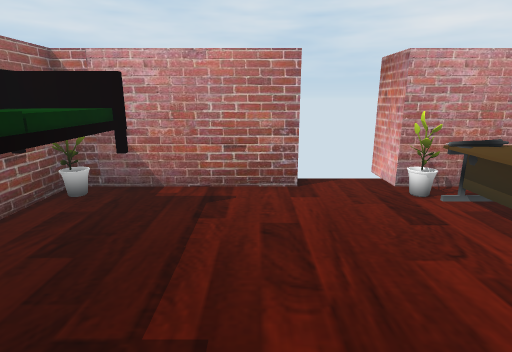
view 1 (above)

16 first-person views from a walk through a Unity game level. The camera is 1.3 m above the floor, tilts 14° down and sees 80° across. The floor is counted in squares, 0.5 m on a side. Each view is taken from the middle of a square. On the plan, view 1 faces up. The plan holds only what a view shows up to about 20 squares ahead; the rest is blank. Some animated figures are left out.

view 2
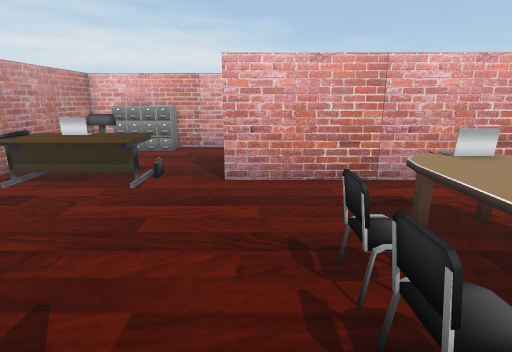

view 3
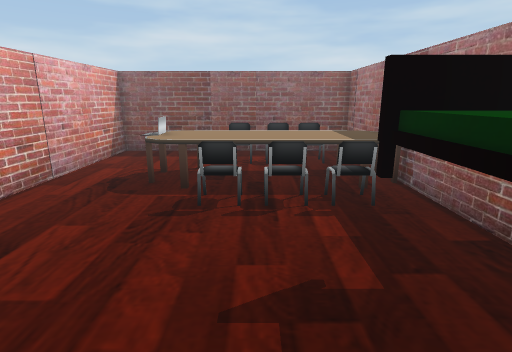

view 4
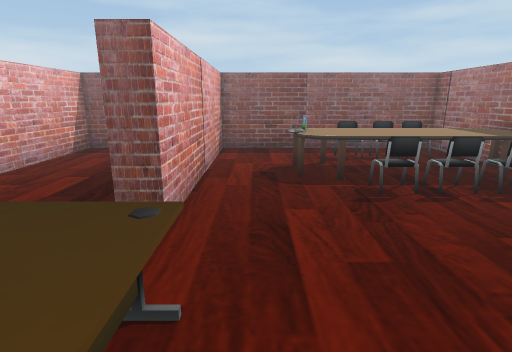

view 5
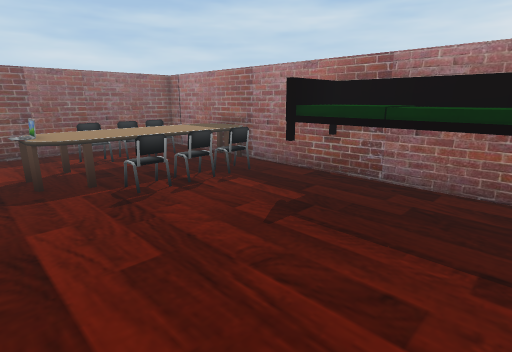

view 6
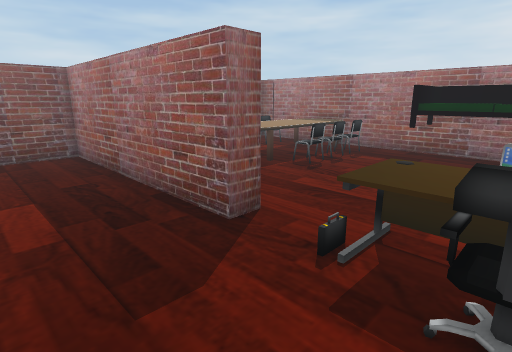

view 7
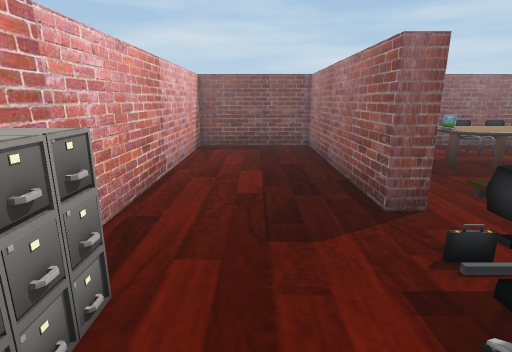

view 8
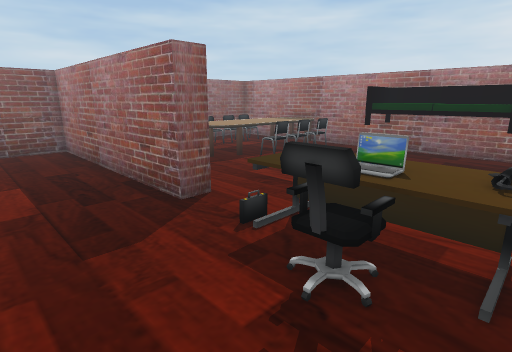

view 9
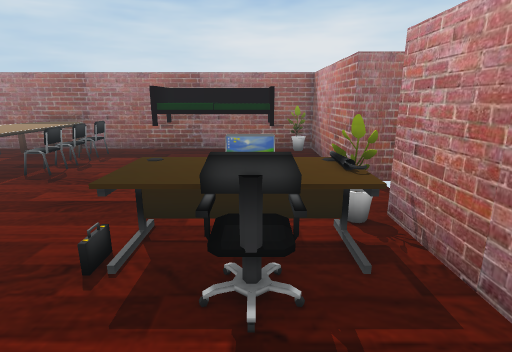

view 10
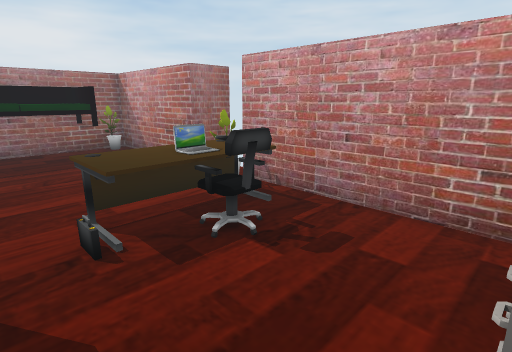

view 11
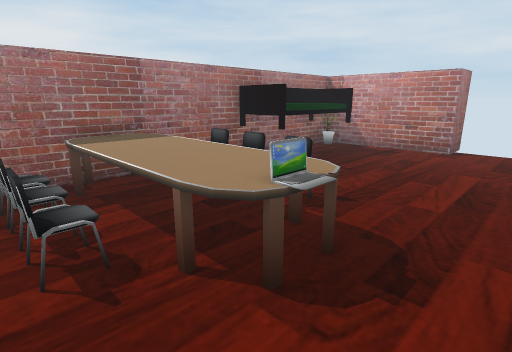

view 12
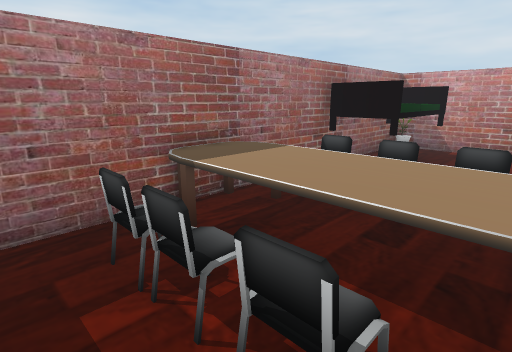

view 13
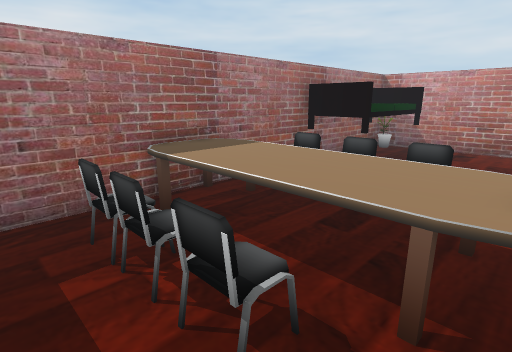

view 14
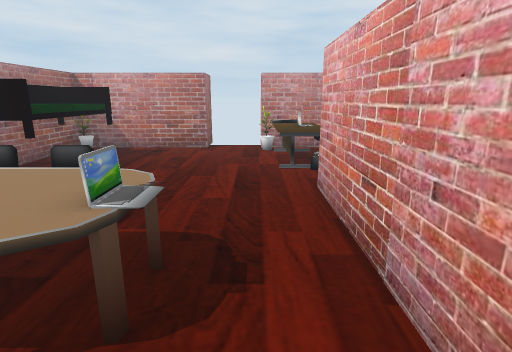

view 15
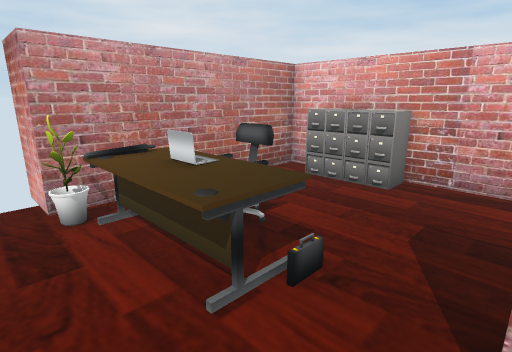

view 16
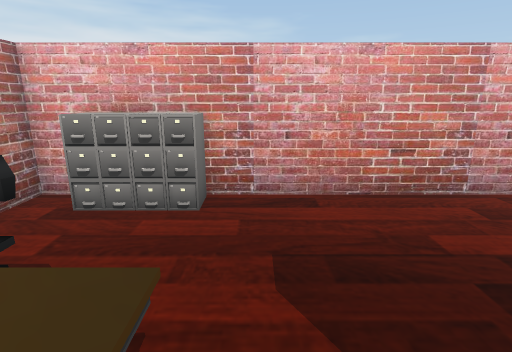

### Floor plan
Key: @ floor where view 1 was taken; # wall or solid block; . floor; P plant; S sofa; E desk; L laptop; C chair; T table; O other object.
Columns run from 6 left of view 1 to 13 right of it. Each row starts with its distance up from view 1.
 10        #  #
  9 ########..##########
  8 ##.........POE.....#
  7 #SSS.......EOE....OO
  6 #SSS.......ELLO...OO
  5 #SSS.......EEEO...OO
  4 #SSS.......EEE....O#
  3 #SSS...............#
  2 #SSS...............#
  1 #SSS........##.....#
  0 #.....@.....##.....#
 -1 #.CCC.C.....##.....#
 -2 #.OOO.O.....##.....#
 -3 #TTTTTTTT...##.....#
 -4 #TTTTTTTLL..##.....#
 -5 #TTTTTTTLL..##.....#
 -6 #TTTTTTTT...##.....#
 -7 #..OO.O.....##.....#
 -8 #...........##.....#
 -9 #...........##.....#
-10 ####################

Where each view was taken, in squares from view 1:
view 1: 0 up, 0 right, facing up
view 2: 0 up, 4 left, facing right
view 3: 6 up, 1 left, facing down
view 4: 7 up, 4 right, facing down
view 5: 7 up, 4 right, facing down-left
view 6: 6 up, 11 right, facing down-left
view 7: 8 up, 10 right, facing down
view 8: 8 up, 11 right, facing down-left
view 9: 6 up, 11 right, facing left
view 10: 2 up, 12 right, facing up-left
view 11: 8 down, 5 right, facing up-left
view 12: 9 down, 1 right, facing up-left
view 13: 9 down, 2 right, facing up-left
view 14: 8 down, 4 right, facing up
view 15: 1 up, 3 right, facing up-right
view 16: 3 up, 5 right, facing right
